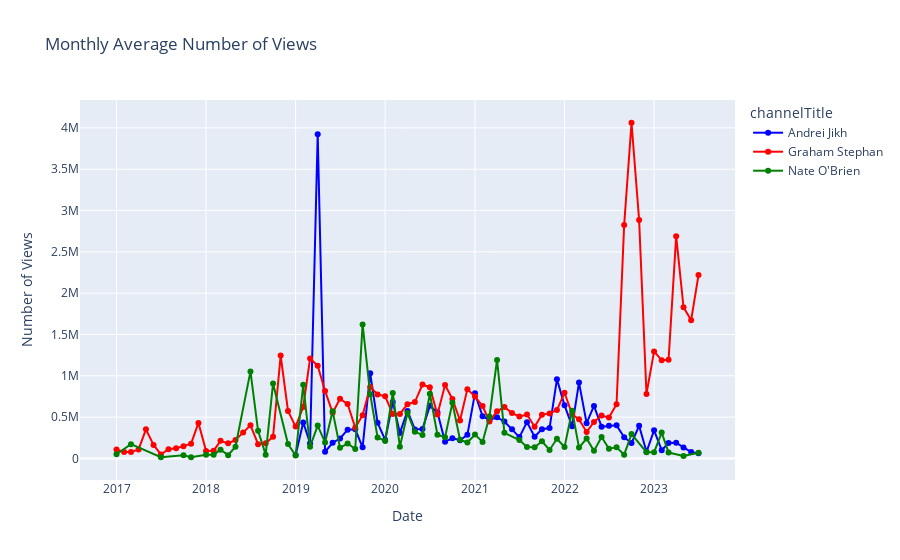

Notebook source saved alongside this figure:
### Code cell
fig = px.line(average_views_per_month, x='year_month', y='viewCount', color='channelTitle', \
              markers=True, title='Monthly Average Number of Views', color_discrete_map=color_map)
fig.update_layout(xaxis_title='Date', yaxis_title='Number of Views')
fig.show()
